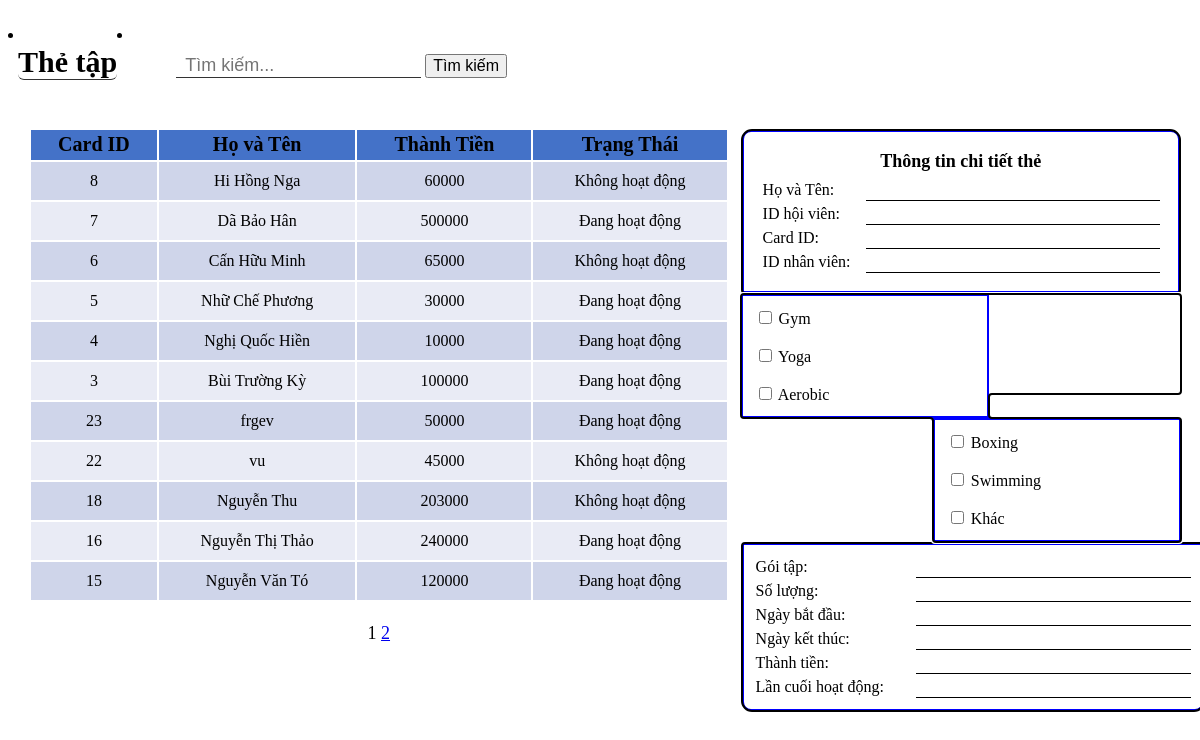
Page /view/the_hien_thi.php on the earlier database version.
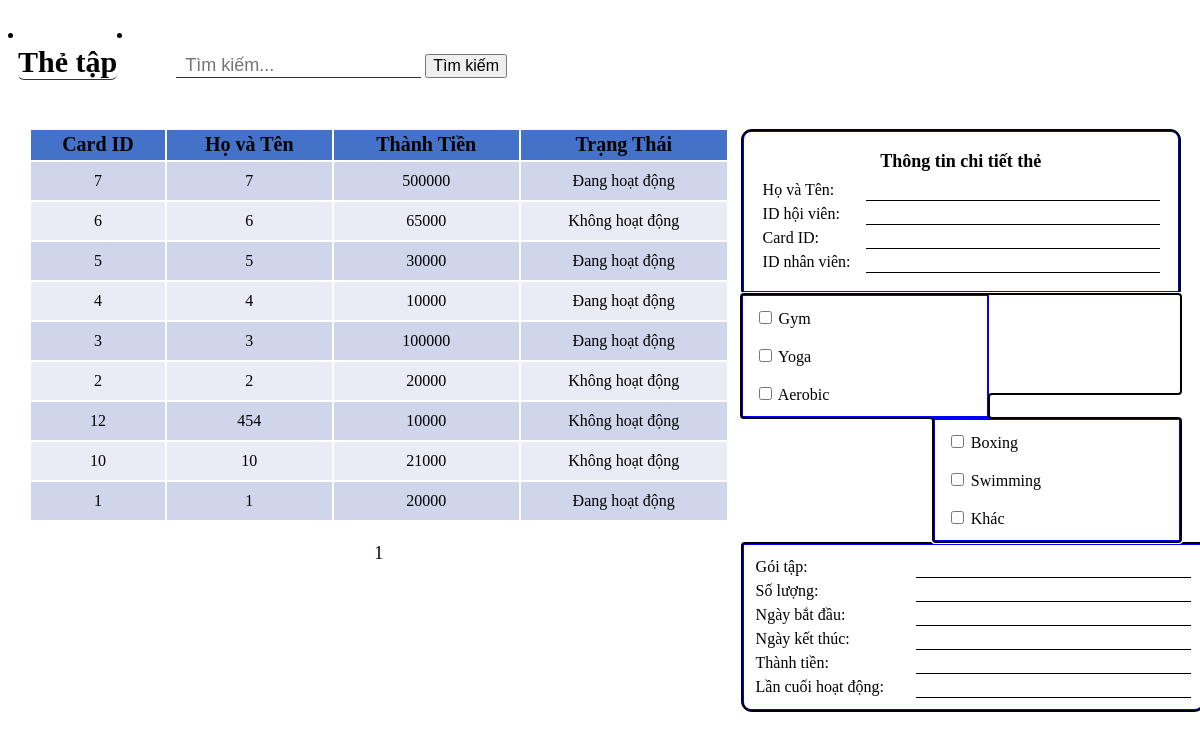
Same page on the later database version.
### tables this page shows
CREATE TABLE `card` (
  `card_id` varchar(50) NOT NULL,
  `status` tinyint(1) NOT NULL DEFAULT 0,
  `packages` varchar(50) DEFAULT NULL,
  `quantity` int(11) DEFAULT NULL,
  `types_room` varchar(50) DEFAULT NULL,
  `time_start` date DEFAULT NULL,
  `time_end` date DEFAULT NULL,
  `id_hv` varchar(50) DEFAULT NULL,
  `id_nv` varchar(50) DEFAULT NULL,
  `time_private` float DEFAULT NULL,
  `total_money` float NOT NULL
);

CREATE TABLE `tbl_hoi_vien` (
  `id_hv` int(11) NOT NULL,
  `name_hv` varchar(50) NOT NULL,
  `ngay_sinh` date NOT NULL,
  `gioi_tinh` tinyint(1) NOT NULL DEFAULT 0,
  `tuoi` int(11) NOT NULL,
  `sdt` varchar(50) NOT NULL,
  `cmnd` varchar(50) NOT NULL,
  `bien_xe` varchar(50) DEFAULT NULL,
  `diem_tich_luy` float NOT NULL,
  `gmail` varchar(50) NOT NULL
);

### view/the_hien_thi.php (the view, shortened to what the changed rows need)
<?php
    include_once "../controller/connection.php";
?>
<link rel="stylesheet" href="./assets/css/the.css">
<div class="the_ten-hienthi">
   <li><h2 class = "the_ten1 abc ">Thẻ tập</h2></li>
</div>
<div class='the_div-fixed'>
    <div class="the_div-hienthi">
    <table class="the_table-hienthi">
            <tr class='the_table_row-hienthi the_table-Tieu_de' style="background-color: #4472C8">
                <th>Card ID</th>
                <th id="sort-ten">Họ và Tên</th>
                <th id="sort-tien">Thành Tiền</th>
                <th id="sort-status">Trạng Thái</th>
            </tr>
            <tbody id="the_table_body">
        <?php
            $sort = isset($_GET['sort']) ? $_GET['sort'] : '';
            $keyword = isset($_POST['cardsearch']) ? $_POST['cardsearch'] : "";
            $postb =  "WHERE card_id LIKE '%$keyword%' OR name_hv LIKE '%$keyword%' OR status LIKE '%$keyword%'";
            $p = isset($_GET['page']) ? (int)$_GET['page'] : 1;
            $limit = 11;
            $start = ($p - 1) * $limit;
            if ($sort == '1') {
                $sqlthe1 = "SELECT * FROM card Inner Join tbl_hoi_vien On card.id_hv = tbl_hoi_vien.id_hv ORDER BY name_hv ASC LIMIT $start, $limit";
            } elseif ($sort == '2') {
                $sqlthe1 = "SELECT * FROM card Inner Join tbl_hoi_vien On card.id_hv = tbl_hoi_vien.id_hv ORDER BY name_hv DESC LIMIT $start, $limit";
            } elseif ($sort == '3') {
                $sqlthe1 = "SELECT * FROM card Inner Join tbl_hoi_vien On card.id_hv = tbl_hoi_vien.id_hv ORDER BY total_money ASC LIMIT $start, $limit";
            } elseif ($sort == '4') {
                $sqlthe1 = "SELECT * FROM card Inner Join tbl_hoi_vien On card.id_hv = tbl_hoi_vien.id_hv ORDER BY total_money DESC LIMIT $start, $limit";
            } else {
                $sqlthe1 = "SELECT * FROM card Inner Join tbl_hoi_vien On card.id_hv = tbl_hoi_vien.id_hv $postb ORDER BY card_id DESC LIMIT $start, $limit";
            }
            $query = mysqli_query($mysqli,$sqlthe1);
            while($row = mysqli_fetch_array($query))
        {
        ?>
        <tr class="the_table_row-hienthi">
            <td class ="the_td_hien_thi"><?php echo $row["card_id"]?></td>
            <td class ="the_td_hien_thi"><?php echo $row["name_hv"]?></td>
            <td class ="the_td_hien_thi"><?php echo $row["total_money"]?></td>
            <td class ="the_td_hien_thi">
                <?php
                    if ($row["status"] == 1) {
                        echo "Đang hoạt động";  }
                    else {
                        echo "Không hoạt động";  }
                ?>
            </td>
        <?php
       }
       ?>
        </tbody>
    </table>
    <?php
        $sql_count = "SELECT COUNT(*) as count FROM card INNER JOIN tbl_hoi_vien ON card.id_hv = tbl_hoi_vien.id_hv $postb";
        $result_count = mysqli_query($mysqli, $sql_count);
        $row_count = mysqli_fetch_array($result_count);
        $total = $row_count["count"];
        $page_count = ceil($total / $limit);
        ?><br>
    <center class = "the_page-hienthi" >
        <?php
            for ($i = 1; $i <= $page_count; $i++) {
                if ($i == $p) {
                    echo " " . $i . " ";
                } else {
                    echo ' <a href="?page=' . $i . '&cardsearch=' . $keyword . '">' . $i . '</a> ';
                }
            }
            ?>
    </center>
</div>
<div class = "the_div-hienthi1" >
    <table class="the_table-hienthi1" style="border: 3px solid blue; white-space: nowrap;">
          <tr><th colspan = "2" style="font-size: 18px;" ;>Thông tin chi tiết thẻ</th></tr>
    </table>
</div>
</div>

Differences in the rows shown:
no longer on this page (row unchanged): card: card_id "8", id_hv.name_hv "Hi Hồng Nga", total_money "60000", status "Không hoạt động"
no longer on this page (row unchanged): card: card_id "23", id_hv.name_hv "frgev", total_money "50000", status "Đang hoạt động"
no longer on this page (row unchanged): card: card_id "22", id_hv.name_hv "vu", total_money "45000", status "Không hoạt động"
no longer on this page (row unchanged): card: card_id "18", id_hv.name_hv "Nguyễn Thu", total_money "203000", status "Không hoạt động"
no longer on this page (row unchanged): card: card_id "16", id_hv.name_hv "Nguyễn Thị Thảo", total_money "240000", status "Đang hoạt động"
no longer on this page (row unchanged): card: card_id "15", id_hv.name_hv "Nguyễn Văn Tó", total_money "120000", status "Đang hoạt động"
changed through a linked row, card id 7: id_hv.name_hv "Dã Bảo Hân" → "7"
changed through a linked row, card id 6: id_hv.name_hv "Cấn Hữu Minh" → "6"
changed through a linked row, card id 5: id_hv.name_hv "Nhữ Chế Phương" → "5"
changed through a linked row, card id 4: id_hv.name_hv "Nghị Quốc Hiền" → "4"
changed through a linked row, card id 3: id_hv.name_hv "Bùi Trường Kỳ" → "3"
now on this page (row unchanged): card: card_id "2", id_hv.name_hv "2", total_money "20000", status "Không hoạt động"
now on this page (row unchanged): card: card_id "12", id_hv.name_hv "454", total_money "10000", status "Không hoạt động"
now on this page (row unchanged): card: card_id "10", id_hv.name_hv "10", total_money "21000", status "Không hoạt động"
now on this page (row unchanged): card: card_id "1", id_hv.name_hv "1", total_money "20000", status "Đang hoạt động"
Other differences:
list line gone: "2"
